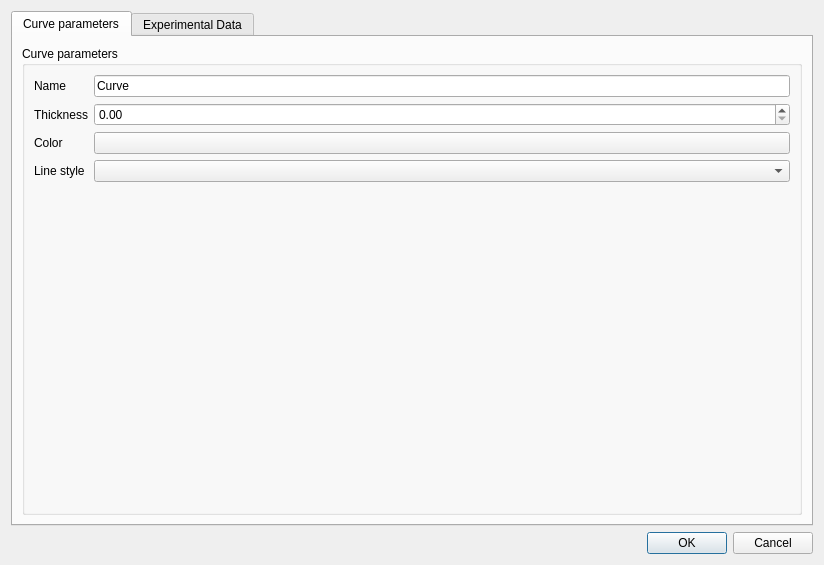
<?xml version="1.0" encoding="UTF-8"?>
<ui version="4.0">
 <class>NewCurveDialog</class>
 <widget class="QDialog" name="NewCurveDialog">
  <property name="geometry">
   <rect>
    <x>0</x>
    <y>0</y>
    <width>824</width>
    <height>565</height>
   </rect>
  </property>
  <property name="windowTitle">
   <string>Create New Curve</string>
  </property>
  <layout class="QGridLayout" name="gridLayout">
   <item row="0" column="0">
    <widget class="QTabWidget" name="tabWidget">
     <property name="currentIndex">
      <number>0</number>
     </property>
     <widget class="QWidget" name="curveParametersTab">
      <attribute name="title">
       <string>Curve parameters</string>
      </attribute>
      <layout class="QVBoxLayout" name="verticalLayout">
       <item>
        <widget class="QGroupBox" name="groupBox">
         <property name="title">
          <string>Curve parameters</string>
         </property>
         <layout class="QFormLayout" name="formLayout_2">
          <item row="0" column="0">
           <widget class="QLabel" name="label">
            <property name="text">
             <string>Name</string>
            </property>
           </widget>
          </item>
          <item row="0" column="1">
           <widget class="QLineEdit" name="curveName">
            <property name="text">
             <string>Curve</string>
            </property>
           </widget>
          </item>
          <item row="1" column="0">
           <widget class="QLabel" name="label_2">
            <property name="text">
             <string>Thickness</string>
            </property>
           </widget>
          </item>
          <item row="1" column="1">
           <widget class="QDoubleSpinBox" name="curveThickness"/>
          </item>
          <item row="2" column="0">
           <widget class="QLabel" name="label_3">
            <property name="text">
             <string>Color</string>
            </property>
           </widget>
          </item>
          <item row="2" column="1">
           <widget class="QtColorPicker" name="curveColor">
            <property name="text">
             <string/>
            </property>
           </widget>
          </item>
          <item row="3" column="0">
           <widget class="QLabel" name="label_4">
            <property name="text">
             <string>Line style</string>
            </property>
           </widget>
          </item>
          <item row="3" column="1">
           <widget class="QComboBox" name="curvePenStyle"/>
          </item>
         </layout>
        </widget>
       </item>
      </layout>
     </widget>
     <widget class="QWidget" name="experimentalDataTab">
      <attribute name="title">
       <string>Experimental Data</string>
      </attribute>
      <layout class="QVBoxLayout" name="verticalLayout_2">
       <item>
        <widget class="QGroupBox" name="groupBox_2">
         <property name="minimumSize">
          <size>
           <width>0</width>
           <height>360</height>
          </size>
         </property>
         <property name="title">
          <string>Data File</string>
         </property>
         <layout class="QFormLayout" name="formLayout">
          <item row="1" column="1">
           <layout class="QHBoxLayout" name="horizontalLayout">
            <item>
             <widget class="QComboBox" name="dataLoaded"/>
            </item>
            <item>
             <widget class="QToolButton" name="dataLoadButton">
              <property name="toolTip">
               <string>&lt;html&gt;&lt;head/&gt;&lt;body&gt;&lt;p&gt;Open data file...&lt;/p&gt;&lt;/body&gt;&lt;/html&gt;</string>
              </property>
              <property name="text">
               <string>...</string>
              </property>
             </widget>
            </item>
           </layout>
          </item>
          <item row="0" column="1">
           <widget class="QLabel" name="label_5">
            <property name="text">
             <string>Loaded data</string>
            </property>
           </widget>
          </item>
          <item row="2" column="0" colspan="2">
           <widget class="QTableView" name="dataTable"/>
          </item>
         </layout>
        </widget>
       </item>
       <item>
        <widget class="QGroupBox" name="groupBox_3">
         <property name="title">
          <string>Display</string>
         </property>
         <layout class="QFormLayout" name="formLayout_3">
          <item row="0" column="0">
           <widget class="QLabel" name="label_6">
            <property name="text">
             <string>Abscissia</string>
            </property>
           </widget>
          </item>
          <item row="0" column="1">
           <widget class="QComboBox" name="dataAbscissia"/>
          </item>
          <item row="1" column="0">
           <widget class="QLabel" name="label_7">
            <property name="text">
             <string>Ordinate</string>
            </property>
           </widget>
          </item>
          <item row="1" column="1">
           <widget class="QComboBox" name="dataOrdinate"/>
          </item>
         </layout>
        </widget>
       </item>
      </layout>
     </widget>
    </widget>
   </item>
   <item row="1" column="0">
    <widget class="QDialogButtonBox" name="buttonBox">
     <property name="orientation">
      <enum>Qt::Horizontal</enum>
     </property>
     <property name="standardButtons">
      <set>QDialogButtonBox::Cancel|QDialogButtonBox::Ok</set>
     </property>
    </widget>
   </item>
  </layout>
 </widget>
 <customwidgets>
  <customwidget>
   <class>QtColorPicker</class>
   <extends>QPushButton</extends>
   <header location="global">qtcolorpicker.h</header>
  </customwidget>
 </customwidgets>
 <resources/>
 <connections>
  <connection>
   <sender>buttonBox</sender>
   <signal>accepted()</signal>
   <receiver>NewCurveDialog</receiver>
   <slot>accept()</slot>
   <hints>
    <hint type="sourcelabel">
     <x>248</x>
     <y>254</y>
    </hint>
    <hint type="destinationlabel">
     <x>157</x>
     <y>274</y>
    </hint>
   </hints>
  </connection>
  <connection>
   <sender>buttonBox</sender>
   <signal>rejected()</signal>
   <receiver>NewCurveDialog</receiver>
   <slot>reject()</slot>
   <hints>
    <hint type="sourcelabel">
     <x>316</x>
     <y>260</y>
    </hint>
    <hint type="destinationlabel">
     <x>286</x>
     <y>274</y>
    </hint>
   </hints>
  </connection>
 </connections>
</ui>
